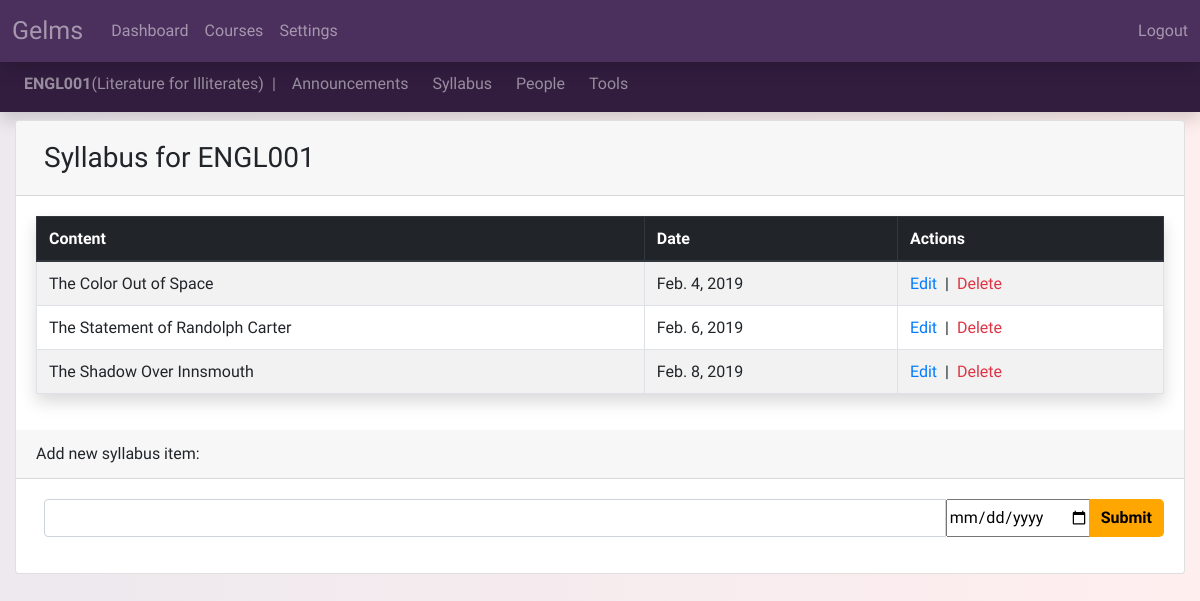
/ENGL001/syllabus/ (signed in), run on an earlier commit of the app's database.
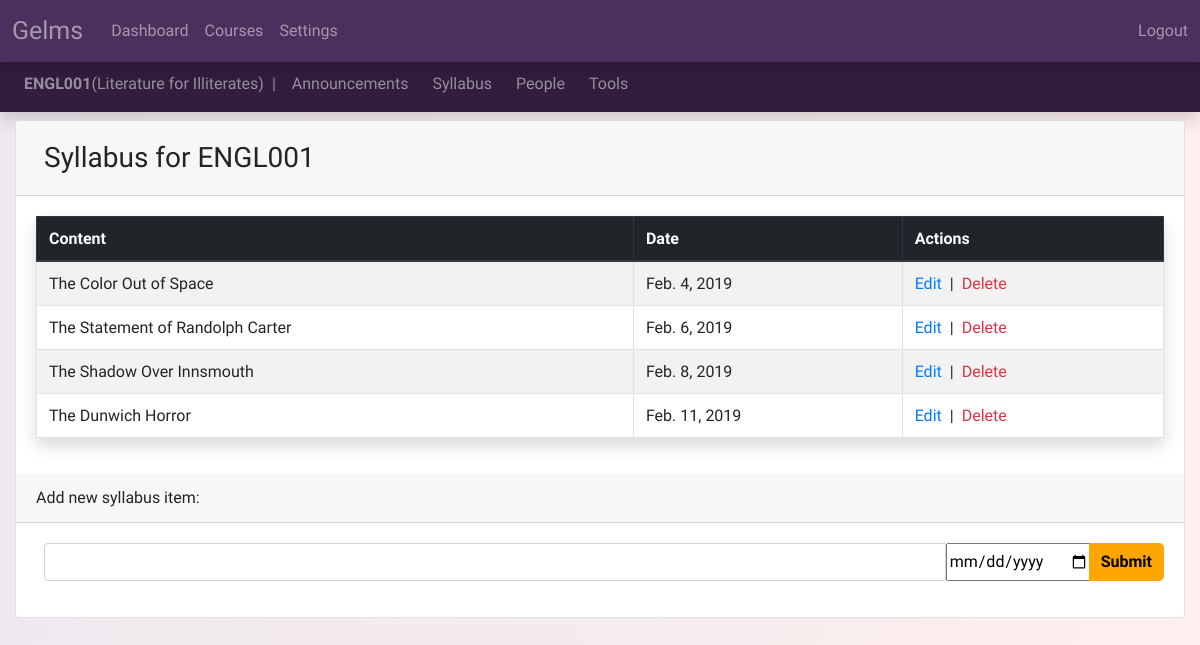
And on a later commit of the database.
### syllabus/models.py (models this page shows, shortened)
class Syllabus(models.Model):
    content = models.CharField(max_length=500)
    course = models.ForeignKey(Course, related_name='course_syllabus', blank=True, on_delete=models.CASCADE)
    due_date = models.DateField(blank=True,null=True)

### syllabus/views.py (the view)
# urls.py: path('<course_name>/syllabus/', SyllabusView.course_syllabus, name='syllabus'),
    @csrf_exempt
    def course_syllabus(request, course_name):
        if request.method == "POST":
            course_ob = get_object_or_404(Course, name=course_name)
            try:
                form = SyllabusForm(request.POST)
                if form.is_valid():
                    syllabus = form.save(commit=False)
                    syllabus.course = course_ob
                    syllabus.save()
                    form = SyllabusForm()
            except:
                form = SyllabusForm(request.POST, instance = syllabus_edit)
                if form.is_valid():
                    syllabus_edit = form.save(commit=False)
                    syllabus_edit.save()
        else:
            form = SyllabusForm()
        form.fields['content'].widget.attrs = {'class':'form-control'}
        form.fields['due_date'].widget.attrs = {'class':'datepicker'}
        course = get_object_or_404(Course, name=course_name)
        def user_is_registered(course=course):
            if course.teachers.filter(uid=request.user.custom_user.uid):
                return True
            if course.graders.filter(uid=request.user.custom_user.uid):
                return True
            if course.students.filter(uid=request.user.custom_user.uid):
                return True
            return False
        return render(request, 'syllabus.html', {'course': course,'form':form,'user_is_registered':user_is_registered})

### syllabus/forms.py
class SyllabusForm(forms.ModelForm):
    class Meta:
        model = Syllabus
        fields = ['content','due_date',]
        widgets = {'due_date': DateInput()}

### courses/models.py (called while the page is built)
    def get_syllabus(self):
        return self.course_syllabus.order_by('due_date')

### templates/syllabus.html (shortened to what this page needs)
{% extends 'base_course.html' %}
{% block content_course %}
<div class="card">
  <div class="card-header">
    <h3 class="mt-2 ml-2">Syllabus for {{course.name}}</h3>
  </div>
  <div class="card-body">
  {% if course.course_syllabus.all%}
    <table class="table table-striped table-bordered shadow">
      <thead class="thead-dark">
        <tr>
          <th scope = "col md-2">Content</th>
          <th scope = "col md-6">Date</th>
          {% if user.custom_user.status == 'Teacher'%}
          <th scope = "col md-2">Actions</th>
          {% endif %}
        </tr>
      </thead>
        {% for syllabus in course.get_syllabus%}
          <tr>
            <td>{{syllabus.content}}</td>
            <td>{{syllabus.due_date}}</td>
            {% if user.custom_user.status == 'Teacher'%}
            <td><a href="{% url 'syllabus_edit' course.name syllabus.id %}" class="text-primary mr-2">Edit</a>|<a href="{% url 'syllabus_delete' course.name syllabus.id %}" class="text-danger ml-2">Delete</a>
            {% endif %}
          </tr>
        {% endfor %}
    </table>
  {% else %}
    <text class="text-danger ml-2">NO SYLLABUS FOUND</text>
  {% endif %}
  </div>
  {% if user.custom_user.status == 'Teacher'%}
    <div class="card-header">
      Add new syllabus item:
      </div>
      <div class="card-body">
      <form class="ml-2" method="POST">
        <div class="input-group">
        {{form.content}}
        {{form.due_date}}
          <div class="input-group-append">
            <button class="btn btn-primary" type="submit">Submit</button>
          </div>
        </div>
      </form>
    </div>
  {% endif %}
</div>
{% endblock %}

What changed in the data, as far as the page shows it:
added Syllabus: content "The Dunwich Horror", due_date "Feb. 11, 2019"
